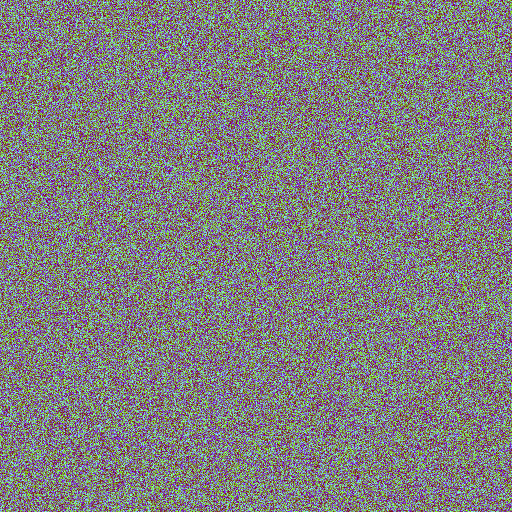
#> input picture semestre-02/introducao-a-programacao-em-python/M2-analise-de-dados-e-plt-pandas/04-edicao-imagem/1- Ruido.png, 512 x 512 px, found by its file name
$ python 04.2-ruido.py
#> lines starting #> are read from the running program, lines starting #| are printed output that depends on the picture; after the words box and inside, x2 and y2 are one past the last pixel; in counts of white or black regions, pixels touching at a corner belong together
""" 2– A imagem ruido.png parece ser um ruído colorido aleatório,
mas existe um quadrado escondido nela, em um dos canais de cor e em uma cor muito próxima ao resto da imagem.
Separem o canal de cor que tem o quadrado, utilizem a limiarização para deixar o quadrado preto e o resto da imagem branca e
apliquem um slicing para recortar o pedaço da imagem que tem o quadrado (ROI). """

import numpy as np
import cv2 as cv
import os

# Limpar a tela do console
os.system('cls' if os.name == 'nt' else 'clear')

imagem1 = cv.imread(
    'C:\\Users\\Douglas\\Desktop\\Minha PASTA\\Python\\3 - Trabalhos\\Trabalho M2.2\\Trabalho Pronto\\1- Ruido.png')
#> imagem1 is the input picture: shape (512, 512, 3); mean B, G, R 126.9, 127, 128

# Verificar se as imagens foram carregadas corretamente
# None = vazio, se tiver algum problema vai dar a mensagem e dar exit
if imagem1 is None:
    print("\nErro ao carregar as imagens, adicione o caminho correto das imagens!\n")
    exit()

# Separar o canal vermelho
canal_vermelho = imagem1[:, :, 2]  # Canal Vermelho
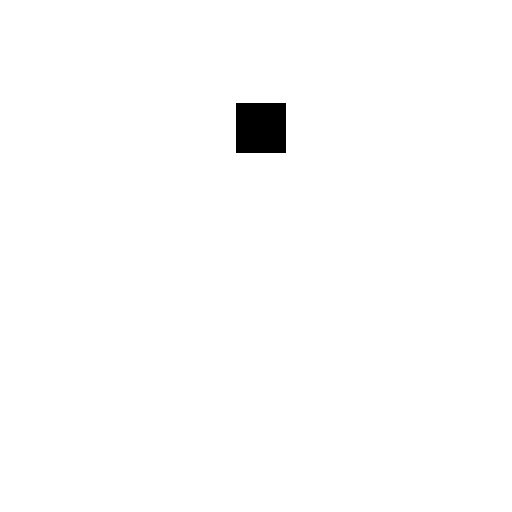
#> canal_vermelho: shape (512, 512); values 127 (black) and 128 (white), 99% white; 1 black region, box (x1, y1, x2, y2) and area: (236, 103, 286, 153) 2500

# Separar o canal verde
canal_verde = imagem1[:, :, 1]  # Canal Verde
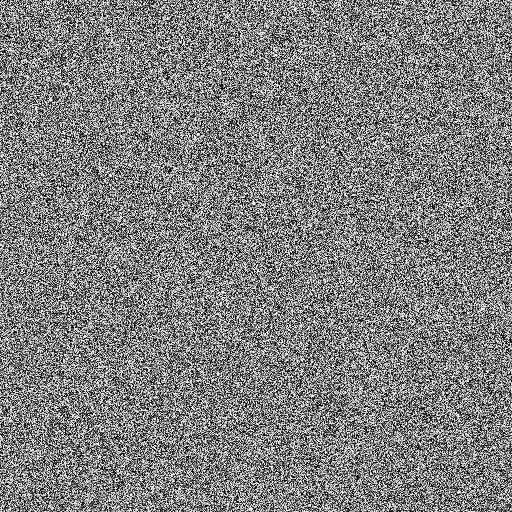
#> canal_verde: shape (512, 512); min 0, max 254, mean 127

# Aplicar a limiarização para destacar o quadrado
_, limiarizada = cv.threshold(canal_verde, 100, 255, cv.THRESH_BINARY)
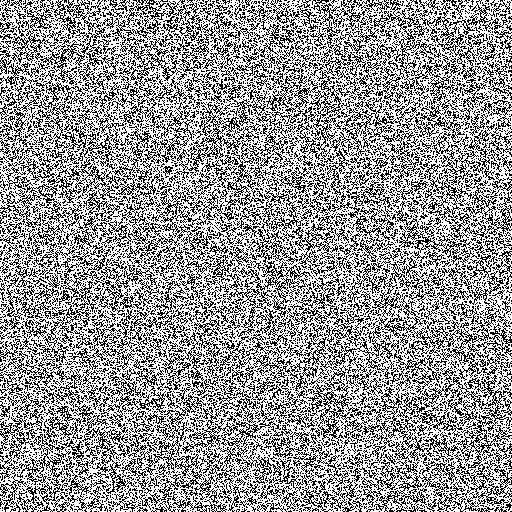
#> limiarizada: shape (512, 512); 60.5% white; black in thin lines or dots

# Criar uma máscara preta do mesmo tamanho da imagem original
mascara = np.zeros_like(canal_verde)

# Bitwise AND entre a máscara e o canal original para obter apenas a região de interesse (ROI)
roi = cv.bitwise_and(canal_verde, mascara)
#> roi: shape (512, 512); every value is 0

# Exibir a imagem original, a imagem limiarizada e a região de interesse (ROI)

cv.imshow("Imagem Original", imagem1)
cv.imshow("Imagem Com a Cor Separada (Verde)", canal_verde)
cv.imshow("Imagem Com a Cor Separada (Vermelho)", canal_vermelho)
cv.imshow("ROI", roi)

cv.waitKey(0)
cv.destroyAllWindows()
